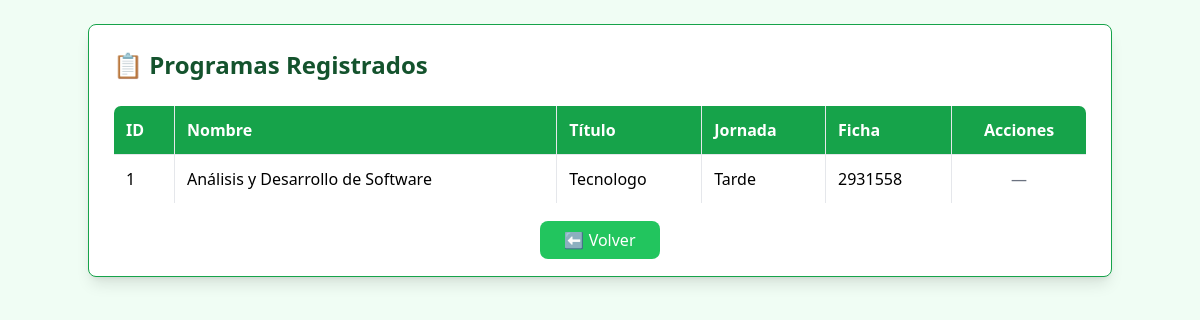
The app's page /programa/?aprendiz_id=1 (signed in) with its own data.
### app/models/users.py (models this page shows)
class Programa(db.Model):
    __tablename__ = 'programa'
    id_programa = db.Column(db.Integer, primary_key=True)
    nombre_programa = db.Column(db.String(45), nullable=False)
    titulo = db.Column(db.Enum('Auxiliar', 'Tecnico', 'Tecnologo'), nullable=False)
    jornada = db.Column(db.Enum('Mañana', 'Tarde', 'Noche'), nullable=False)
    ficha = db.Column(db.Integer, nullable=False)
    instructor_id_instructor = db.Column(db.Integer, db.ForeignKey('instructor.id_instructor'), nullable=True)
    aprendices_rel = db.relationship('Aprendiz', back_populates='programa', lazy=True)
    instructor_rel = db.relationship('Instructor', back_populates='programas', lazy=True)

### app/routes/programa_route.py (the view)
@bp.route('/')
@login_required
def listar_programas():
    programas = []
    aprendiz_id = None
    if isinstance(current_user, Aprendiz):
        aprendiz_id = current_user.id_aprendiz
        if current_user.programa:
            programas = [current_user.programa]
    elif isinstance(current_user, Instructor):
        aprendiz_id_param = request.args.get('aprendiz_id', type=int)
        if aprendiz_id_param:
            aprendiz_id = aprendiz_id_param
            aprendiz = Aprendiz.query.filter_by(
                id_aprendiz=aprendiz_id,
                instructor_id=current_user.id_instructor
            ).first()
            if aprendiz and aprendiz.programa:
                programas = [aprendiz.programa]
    return render_template('programa/listar_programa.html',
                           programas=programas,
                           aprendiz_id=aprendiz_id,
                           now=datetime.now())

### app/__init__.py (called while the page is built)
@login_manager.user_loader
def load_user(user_id):
    from app.models.users import Aprendiz, Instructor, Coordinador, Administrador
    try:
        role, id = user_id.split("-")
        id = int(id)
    except (ValueError, AttributeError):
        return None
    if role == "aprendiz":
        return Aprendiz.query.get(id)
    elif role == "instructor":
        return Instructor.query.get(id)
    elif role == "coordinador":
        return Coordinador.query.get(id)
    elif role == "administrador":
        return Administrador.query.get(id)
    return None

### app/templates/programa/listar_programa.html (shortened to what this page needs)
<!DOCTYPE html>
<html lang="es">
<head>
    <script src="https://cdn.tailwindcss.com"></script>
</head>
<body class="bg-green-50 p-6">
    <div class="max-w-5xl mx-auto bg-white shadow-lg rounded-lg p-6 border border-green-600">
        <h1 class="text-2xl font-bold mb-6 text-green-900">📋 Programas Registrados</h1>
        {% if programas %}
            <div class="overflow-x-auto">
                <table class="w-full border border-green-600 rounded-lg overflow-hidden">
                    <thead class="bg-green-600 text-white">
                        <tr>
                            <th class="border p-3 text-left">ID</th>
                            <th class="border p-3 text-left">Nombre</th>
                            <th class="border p-3 text-left">Título</th>
                            <th class="border p-3 text-left">Jornada</th>
                            <th class="border p-3 text-left">Ficha</th>
                            <th class="border p-3 text-center">Acciones</th>
                        </tr>
                    </thead>
                    <tbody>
                        {% for programa in programas %}
                        <tr class="hover:bg-green-50 even:bg-green-100">
                            <td class="border p-3">{{ programa.id_programa }}</td>
                            <td class="border p-3">{{ programa.nombre_programa }}</td>
                            <td class="border p-3">{{ programa.titulo }}</td>
                            <td class="border p-3">{{ programa.jornada }}</td>
                            <td class="border p-3">{{ programa.ficha }}</td>
                            <td class="border p-3 text-center">
                                <div class="flex justify-center space-x-4">
                                    {% if current_user.__class__.__name__ == 'Aprendiz' and current_user.programa == programa %}
                                    <a href="{{ url_for('programa_bp.editar_programa', id=programa.id_programa) }}" class="bg-green-500 text-white px-6 py-2 rounded hover:bg-green-600 transition">Editar</a>
                                    <a href="{{ url_for('programa_bp.eliminar_programa', id=programa.id_programa) }}" class="bg-red-500 text-white px-6 py-2 rounded hover:bg-red-600 transition" onclick="return confirm('¿Seguro de eliminar este programa?')">Eliminar</a>
                                    {% else %}
                                    <span class="text-gray-500">—</span>
                                    {% endif %}
                                </div>
                            </td>
                        </tr>
                        {% endfor %}
                    </tbody>
                </table>
            </div>
        {% else %}
            <p class="mt-6 text-green-700 text-center">⚠️ No hay programas registrados aún.</p>
        {% endif %}
        <div class="mt-6 text-center">
            {% if aprendiz_id %}
                <a href="{{ url_for('aprendiz_bp.dashboard_aprendiz', aprendiz_id=aprendiz_id) }}" class="bg-green-500 text-white px-6 py-2 rounded-lg hover:bg-green-600 transition">⬅️ Volver</a>
            {% else %}
                <a href="{{ url_for('auth.dashboard') }}" class="bg-green-500 text-white px-6 py-2 rounded-lg hover:bg-green-600 transition">⬅️ Volver</a>
            {% endif %}
        </div>
    </div>
</body>
</html>

### records on screen
Programa: id_programa "1", nombre_programa "Análisis y Desarrollo de Software", titulo "Tecnologo", jornada "Tarde", ficha "2931558"
